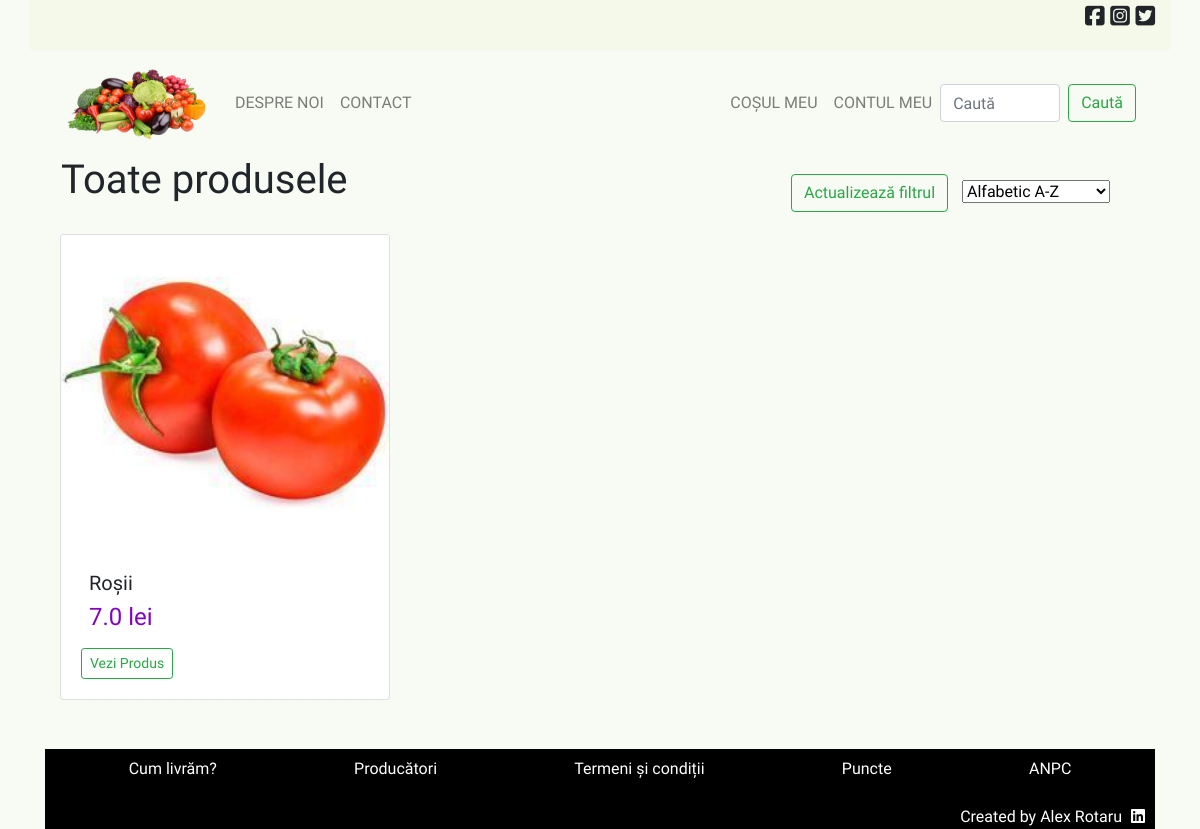
The page /home on the database its author committed.
### licenta/models.py (models this page shows, shortened)
class Produs(database.Model):
    __tablename__ = 'produs'
    id = database.Column(database.Integer, primary_key=True)
    nume = database.Column(database.String(50), nullable=False, unique=True)
    descriere = database.Column(database.String(200))
    poza = database.Column(database.String(30), nullable=False)
    pret = database.Column(database.Float, nullable=False)
    data_adaugarii = database.Column(
        database.DateTime, nullable=False, default=datetime.utcnow)

### licenta/routes.py (the view)
@app.route('/', methods=['GET', 'POST'])
@app.route('/home', methods=['GET', 'POST'])
def home():
    optiuni = ['Alfabetic A-Z', 'Alfabetic Z-A',
               'Preț crescător', 'Preț descrescător']
    optiune_final = 'Alfabetic A-Z'
    if request.method == 'POST':
        optiune_final = request.form['optiuni_select']
    selectat = optiune_final
    if optiune_final == 'Alfabetic A-Z':
        produse = Produs.query.order_by(Produs.nume.asc()).all()
    elif optiune_final == 'Alfabetic Z-A':
        produse = Produs.query.order_by(Produs.nume.desc()).all()
    elif optiune_final == 'Preț crescător':
        produse = Produs.query.order_by(Produs.pret.asc()).all()
    elif optiune_final == 'Preț descrescător':
        produse = Produs.query.order_by(Produs.pret.desc()).all()
    else:
        produse = Produs.query.order_by(func.random()).all()
    return render_template('acasa.html', title='Acasă', produse=produse, optiuni=optiuni, selectat=selectat)

### licenta/templates/acasa.html
{% extends "principal.html" %}
{% block continut_unic %}
    <div class="d-flex justify-content-between">
      <h1 class="d-none d-md-block ml-3">Toate produsele</h1>
      <div class="d-flex align-items-end">
        <form action="" method="POST">
          <button class="btn btn-outline-success ml-3" type="submit">Actualizează filtrul</button>
          <select name="optiuni_select" id="optiuni_select" action="/" class="optiuni-dropdown">
              {% for optiune in optiuni %}
                  {% if selectat == optiune %}
                    <option value="{{ optiune }}" selected>{{ optiune }}</option>
                  {% else %}
                    <option value="{{ optiune }}">{{ optiune }}</option>
                  {% endif %}
              {% endfor %}
          </select>
        </form>
      </div>
    </div>
    <div class="products container p-grid row">
      {% for produs in produse %}
        <div class="col-md-4 mb-3">
          <div class="card">
            <a href="{{ url_for('produs_indiv', produs_id=produs.id) }}">
              <img src="{{ url_for('static', filename='pictures/' + produs['poza']) }}" alt="" class="card-img-top">
            </a>
            <div class="card-body">
                <h5 class="card-title p-2 cards-home">{{ produs.nume }}</h5>
                <h5 class="card-text p-2 pret-acasa cards-home">{{ produs.pret }} lei</h5>
              <a href="{{ url_for('produs_indiv', produs_id=produs.id) }}" class="btn btn-outline-success btn-sm">Vezi Produs</a>
            </div>
          </div>
        </div>
      {% else %}
          <p style="text-align:center; width: 100%">Momentan nu există produse disponibile. Vă rugăm să încercați mai târziu!</p>
      {% endfor %}
  </div>
{% endblock %}

### licenta/static/main.css (style rules this page uses)
body { background-color: #F8FAF4; font-family: 'Source Sans Pro', sans-serif; font-weight: 400; }
.products { width: 100%; margin-top: 2%; margin-bottom: 3%; }
.cards-home { margin-top: -20px; }
.pret-acasa { color: rgb(129, 5, 191); font-size: 1.5rem; }
.optiuni-dropdown { margin: auto 45px auto 10px; }

### rows shown on the page
Produs: poza (picture), nume "Roșii", pret "7.0"

### other values the page prints
form field optiuni_select "Alfabetic A-Z"
